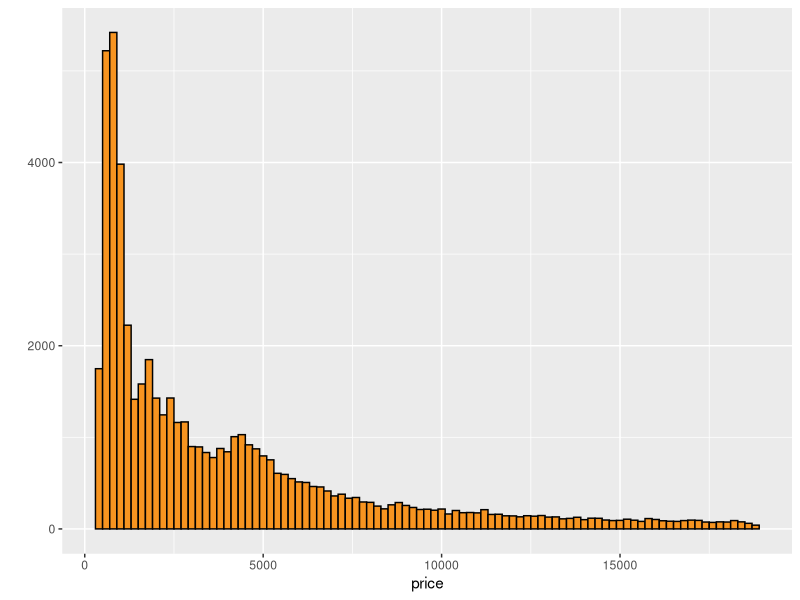
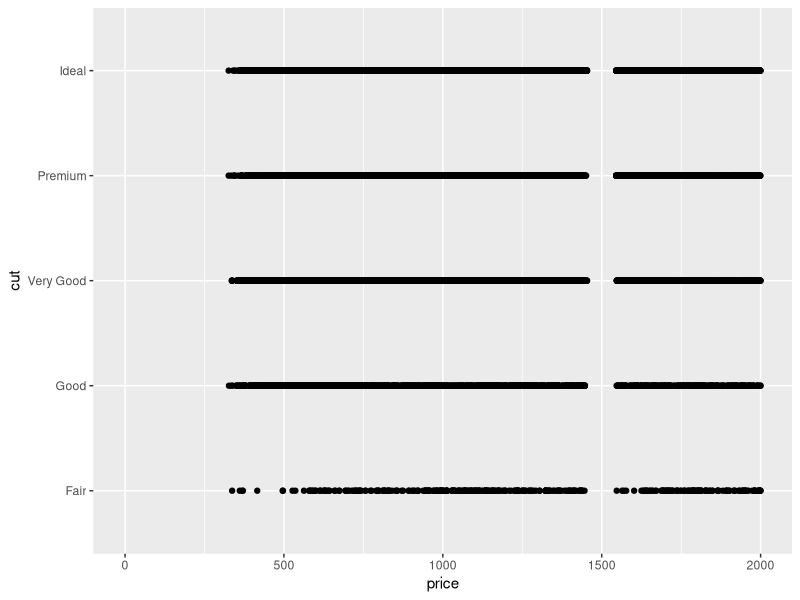
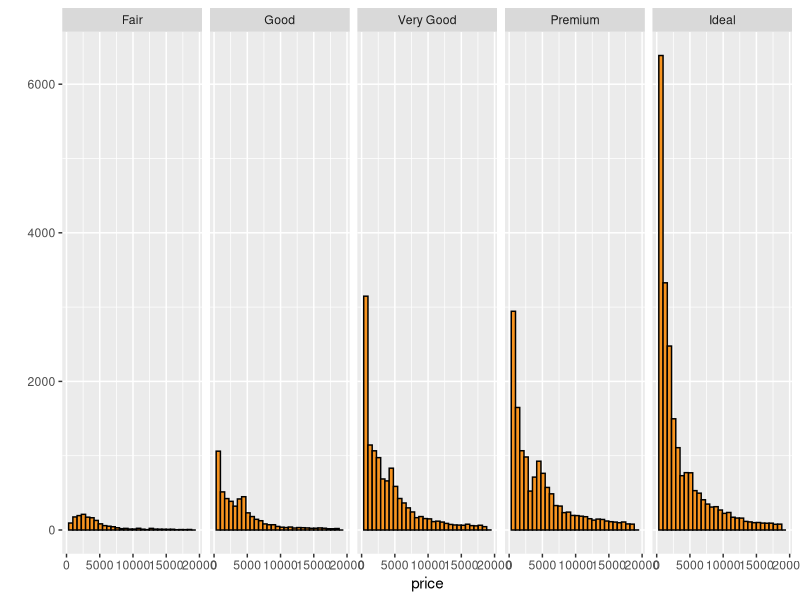
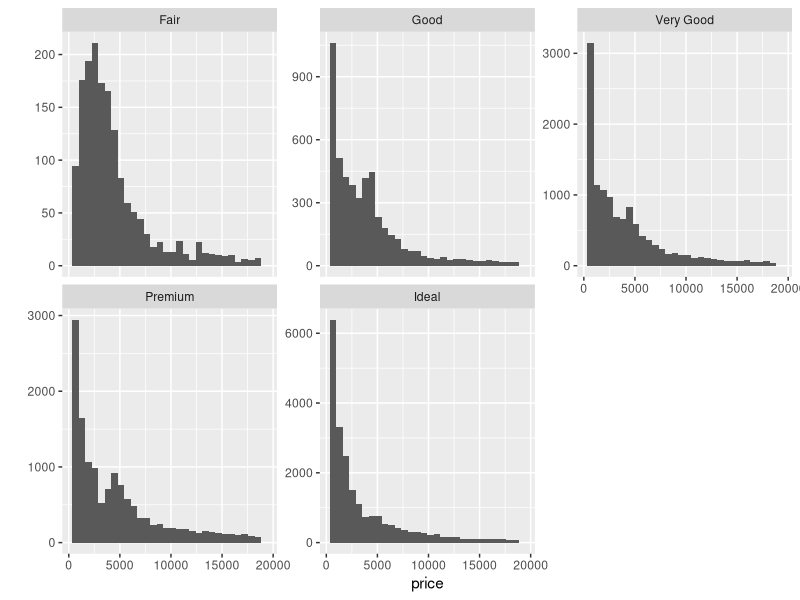
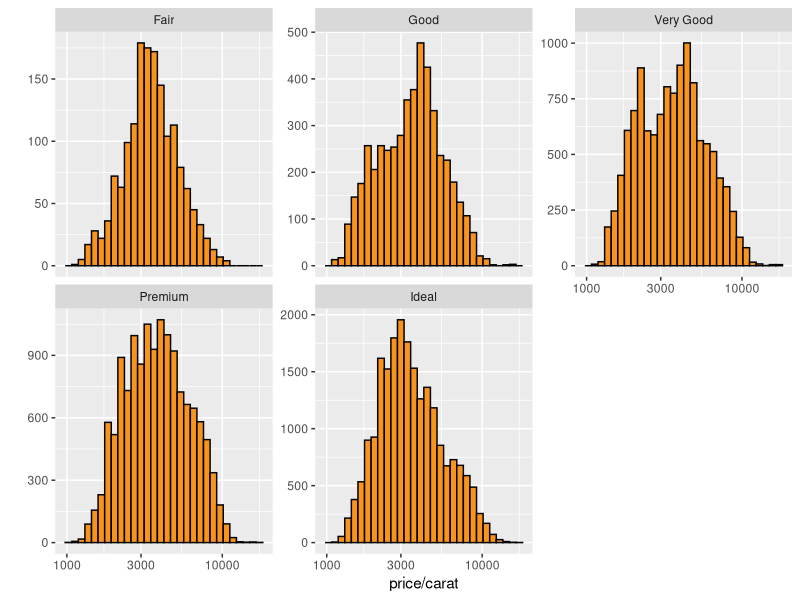
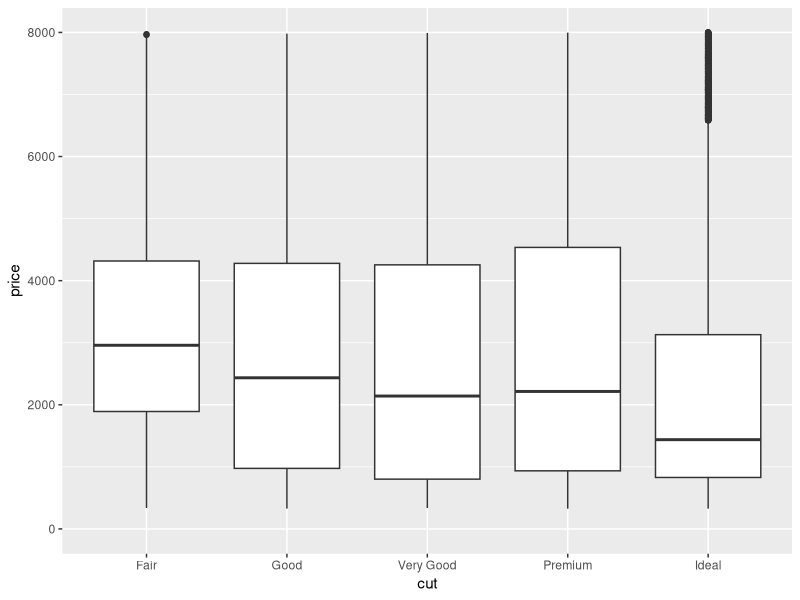
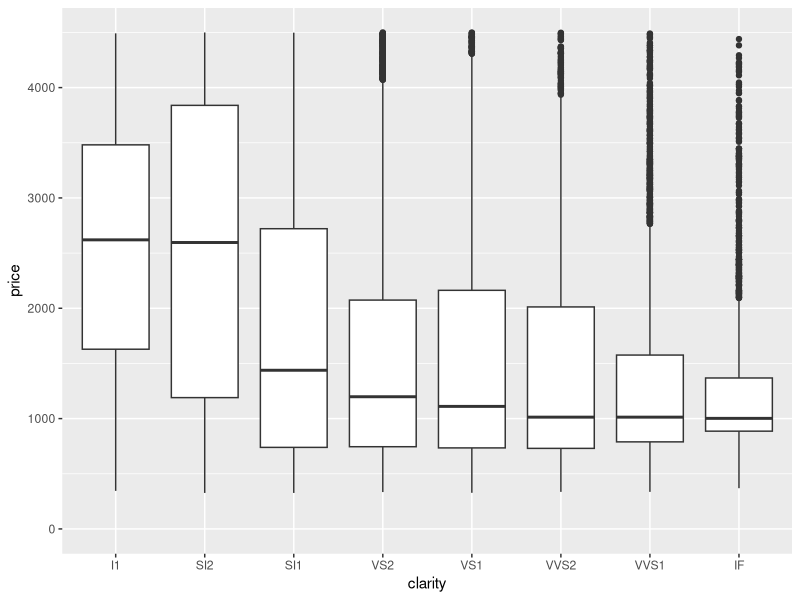
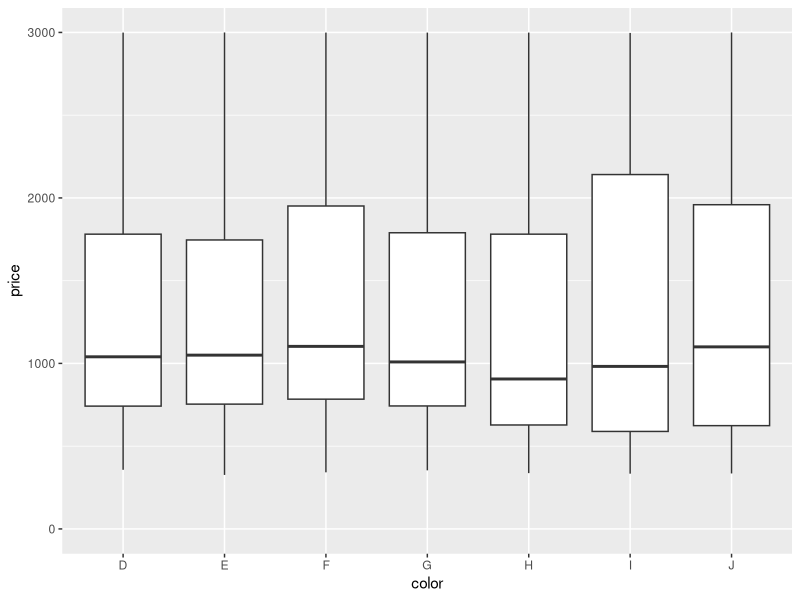

Generate these figures, in order, with R:
# R script for Problem Set 3 in Data Analysis with R

library(ggplot2)
diamonds = diamonds

# types of variables
str(diamonds)

levels(diamonds$color)

# Create a histogram of the price of all the diamonds in the diamond data set.
qplot(x = price, data = diamonds, binwidth = 200,
      color = I('black'), fill = I('#F79420'))

summary(diamonds$price)

# Diamond Counts
sum(diamonds$price<500)
sum(diamonds$price<250)
sum(diamonds$price>=15000)

# Cheaper Diamonds
qplot(x = price, y = cut, data = diamonds, binwidth = 5, xlim=c(0,2000),
      color = I('black'), fill = I('#F79420')) 

# Price by Cut Histograms
qplot(x = price, data = diamonds, 
      color = I('black'), fill = I('#F79420')) +
    facet_wrap(~cut, ncol = 5)

# Price by Cut
by(diamonds$price, diamonds$cut, summary)
by(diamonds$price, diamonds$cut, max)

# Scales and Multiple Histograms
qplot(x = price, data = diamonds) + facet_wrap(~cut, scales = "free_y")

# Price per Carat by Cut
qplot(x = price/carat, data = diamonds, color = I('black'), fill = I('#F79420')) + 
    facet_wrap(~cut, scales="free_y") + scale_x_log10()

# Price Box Plots
qplot(x=cut, y=price, data=diamonds, geom = 'boxplot', ylim=c(0,8000))
qplot(x=clarity, y=price, data=diamonds, geom = 'boxplot', ylim=c(0,4500))
qplot(x=color,y=price, data=diamonds, geom = 'boxplot', ylim=c(0,3000))

# Interquartile Range - IQR
by(diamonds$price, diamonds$color, summary)
IQR(subset(diamonds, color == 'D')$price)
IQR(subset(diamonds, color == 'J')$price)

# Price per Carat Box Plots by Color
qplot(x=color,y=price/carat, data=diamonds, geom = 'boxplot')

# Carat Frequency Polygon
qplot(x = carat, data = diamonds, geom = 'freqpoly', binwidth=0.01) + 
    scale_x_continuous(breaks = seq(0,5, 0.1))